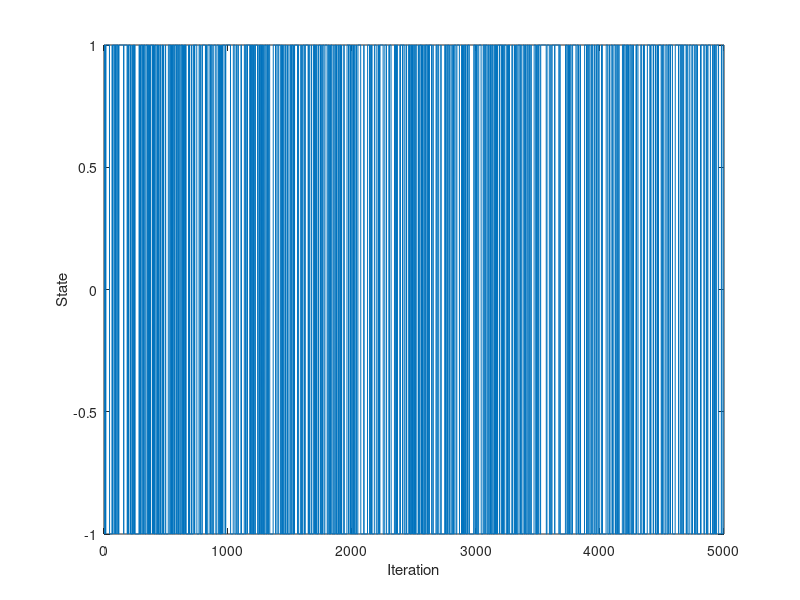

This chart was generated by the following MATLAB code: (Note: this script raises an error after producing the figure.)
%
% Time series analysis
% Computer exercise 3  
%
%
clear; 
close all;
% addpath('functions', '/data')     % Add this line to update the path
addpath('../functions', '../data')     % Add this line to update the path (Hanna)

%% Prep 1 - Kalman

% The Kalman filter

% Simulate N samples of a process to test our code
N = 1000;
A_sim = [1 -1.79 0.84];
e = 0.1*randn(N,1);
y = filter(A_sim, 1, e); % y is our simulated data (tested via pzmap that we got the poles in the right places)

% Define the state space equations
A = eye(2);
Re = [1e-6 0; 0 1e-6]; % State covariance matrix (We suspect zero values for parameters that don't change over time)
Rw = 0; % Observation variance, we think 0 for simulated data

% Set some initial values
xt_t1 = [0 0]'; % Initial state values: m0, expected value of x1 (WE CHANGED FROM xtt_1)
Rxx_1 = 10 * eye(2); % Initial state variance: Var X1, large V0 --> small trust in initial values

% Vectors to store values in
Xsave = zeros(2,N); % Stored states: For an AR(2) we have two hidden states, a1 and a2
ehat = zeros(1,N); % Prediction residual
yt1 = zeros(1,N); % One step prediction
yt2 = zeros(1,N); % Two step prediction

% The filter uses data up to time t-1 to predict value at t, then update
% using the prediction error. We start from t = 3, because we don't have
% the y values for t-3. We also stop at N - 2 as we don't have the true
% y-values for e.g. N + 1. 

for t=3:N-2
    Ct = [-y(t-1) -y(t-2)]; % C_{t | t-1}
    yhat(t) = Ct * xt_t1; % y_t{t | t-1}
    ehat(t) = y(t) - yhat(t); % e_t = y_t - y_{t | t-1}

    % Update
    Ryy = Ct * Rxx_1 * Ct' + Rw; % R^{yy}_{t | t-1}
    Kt = Rxx_1 * Ct' / Ryy; % K_t = Rxx{t| t-1} * Ct' * Ryy{t | t-1}
    xt_t = xt_t1 + Kt*ehat(t); %x_{t | t}
    Rxx = Rxx_1 - Kt * Ct * Rxx_1; % R^{xx}_{t | t}

    % Predict the next state
    xt_t1 = A * xt_t; % x_{t+1 | t}, don't forget to add B and U if needed
    Rxx_1 = A * Rxx * A' + Re; % R^{xx}_{t+1 | t}

    Xsave(:,t) = xt_t;

end

%% Prep 2 - Markov chain
clc;
close all;

% Simulate u_t where u_t is a Markov chain

% Define transition probabilities
p11 = 7/8;
p22 = 7/8;
p12 = 1/8;
p21 = 1/8; 

% Set number of interations
n = 5000;

% Preallocate a vector to store the states of the chain
u = zeros(1,n);

%Initialize state of the chain
state = 1;

% Simulate the chain
for t = 1:n
    u(t) = state; 

    % Draw a random number 
    r = rand();

    % Given state 1, transition to state 1 with prob p11
    % Given state 1, transition to state 2 with prob p12
    if state == 1 && r < p11
        state = 1; 
    elseif state == 1 && r >= p11
        state = -1;

    % Given state 2, transition to state 1 with prob p21
    % Given state 2, transition to state 2 with prob p22
    elseif state == -1 && r < p21
        state = 1;
    elseif state == -1 && r >= p21
        state = -1;

    end
end

% Plot state of chain at each iteration
plot(u)
xlabel('Iteration')
ylabel('State')

%% 2.1.1 Recursive least squares

load tar2.dat %AR(2) with one time-dependent param and one constant

load thx.dat %The correct parameter trajectories

figure(1);
subplot(211);
plot(tar2)
subplot(212);
plot(thx);


%% 2.1.2 Recursive estimation of A(z)
clc; 
close all; 


X = recursiveAR(2); %Already implemented algorithm recursive AR
X.ForgettingFactor = 1; %Setting values for parts of the algo, lambda here
X.InitialA = [1 0 0]; %Initial values of A here

for kk=1:length(tar2)
    [Aest(kk,:), yhat(kk)] = step(X, tar2(kk));
end

%Testing different values for lamdba and plotting the result -- lambda 0.9
%seems to be the best, but very volatile estimate. 

%Question: Why do we get a lower value with lambda 1 than what we should
%expect? 
figure(1);
subplot(211);
plot(Aest(:,2:3))
subplot(212);
plot(thx);

%% 2.1.3 Finding optimal lambda via least squares
clc; 
close all;

n = 100;
lambda_line = linspace(0.85,1,n); %Creating a row vector of n different lambdas between 0.85 and 1
ls2 = zeros(n,1); %Initial ls estimator
yhat = zeros(n,1); %Storage for yhat

for i = 1:length(lambda_line) %Re-run the algorithm for all different lambda estimates
    reset(X);
    X.ForgettingFactor = lambda_line(i);
    X.InitialA = [1 0 0];
    for kk = 1:length(tar2)
        [~, yhat(kk)] = step(X,tar2(kk)); 
    end
    ls2(i) = sum((tar2-yhat).^2); %Saving the least square term for each lambda

end

plot(lambda_line,ls2) %The best lambda will have the lowest ls2 value
[minls2, minindex] = min(ls2);
minlambda = lambda_line(minindex)

%% 2.2 Kalman filtering of time series
clc; 
close all;

% The Kalman filter
N = length(tar2);
y = tar2;

% Define the state space equations
A = eye(2);
Re = [0.004 0; 0 0]; % State covariance matrix (zero values for parameters that don't change over time)
Rw = 1.25; % Observation variance, we think 0 for simulated data

% Set some initial values
xt_t1 = [0 0]'; % Initial state values: m0, expected value of x1 (WE CHANGED FROM xtt_1)
Rxx_1 = 10 * eye(2); % Initial state variance: Var X1, large V0 --> small trust in initial values

% Vectors to store values in
Xsave = zeros(2,N); % Stored states: For an AR(2) we have two hidden states, a1 and a2
ehat = zeros(1,N); % Prediction residual
yt1 = zeros(1,N); % One step prediction
yt2 = zeros(1,N); % Two step prediction

% The filter uses data up to time t-1 to predict value at t, then update
% using the prediction error. We start from t = 3, because we don't have
% the y values for t-3. We also stop at N - 2 as we don't have the true
% y-values for e.g. N + 1. 

for t=3:N %Note that we're not using N-2 here. Why? 
    Ct = [-y(t-1) -y(t-2)]; % C_{t | t-1}
    yhat(t) = Ct * xt_t1; % y_t{t | t-1}
    ehat(t) = y(t) - yhat(t); % e_t = y_t - y_{t | t-1}

    % Update
    Ryy = Ct * Rxx_1 * Ct' + Rw; % R^{yy}_{t | t-1}
    Kt = Rxx_1 * Ct' / Ryy; % K_t = Rxx{t| t-1} * Ct' * Ryy{t | t-1}
    xt_t = xt_t1 + Kt*ehat(t); %x_{t | t}
    Rxx = Rxx_1 - Kt * Ct * Rxx_1; % R^{xx}_{t | t}

    % Predict the next state
    xt_t1 = A * xt_t; % x_{t+1 | t}, don't forget to add B and U if needed
    Rxx_1 = A * Rxx * A' + Re; % R^{xx}_{t+1 | t}

    Xsave(:,t) = xt_t;

end

figure(1);
subplot(211);
plot(Xsave')
subplot(212);
plot(thx);

%% 2.3 Using Kalman filter for 2-step prediction
close all;

% Simulating data
rng(0);
N = 10000;
ee = 0.1*randn(N,1);
A0 = [1 -0.8 0.2];
y = filter(1, A0, ee);

% Define the state space equations.
A = eye(2);
Re = [1e-7 0; 0 1e-7];
Rw = 0.1; %We got a better predictions with Rw = 1 and 10. 

% Set some initial values
xt_t1 = [0 0]'; % Initial state values: m0, expected value of x1 (WE CHANGED FROM xtt_1)
Rxx_1 = 10 * eye(2); % Initial state variance: Var X1, large V0 --> small trust in initial values

% Vectors to store values in
Xsave = zeros(2,N); % Stored states: For an AR(2) we have two hidden states, a1 and a2
ehat = zeros(1,N); % Prediction residual
yt1 = zeros(1,N); % One step prediction
yt2 = zeros(1,N); % Two step prediction

% The filter uses data up to time t-1 to predict value at t, then update
% using the prediction error. We start from t = 3, because we don't have
% the y values for t-3. We also stop at N - 2 as we don't have the true
% y-values for e.g. N + 1. 

for t=3:N-2 %Why N-2 and not -1?
    Ct = [-y(t-1) -y(t-2)]; % C_{t | t-1}
    yhat(t) = Ct * xt_t1; % y_t{t | t-1}
    ehat(t) = y(t) - yhat(t); % e_t = y_t - y_{t | t-1}

    % Update
    Ryy = Ct * Rxx_1 * Ct' + Rw; % R^{yy}_{t | t-1}
    Kt = Rxx_1 * Ct' / Ryy; % K_t = Rxx{t| t-1} * Ct' * Ryy{t | t-1}
    xt_t = xt_t1 + Kt*ehat(t); %x_{t | t}
    Rxx = Rxx_1 - Kt * Ct * Rxx_1; % R^{xx}_{t | t}

    % Predict the next state
    xt_t1 = A * xt_t; % x_{t+1 | t}, don't forget to add B and U if needed
    Rxx_1 = A * Rxx * A' + Re; % R^{xx}_{t+1 | t}

    % Form 2-step prediction
    Ct1 = [-y(t) -y(t-1)]; % C_{t+1 | t}
    yt1(t+1) = Ct1 * xt_t; % y_{t+1 | t} = C_{t+1|t} x_{t|t}, %this holds as 
    % x_t is assumed to be constant over time, 
    % i.e. the parameters are not changing in this case

    Ct2 = [-yt1(t+1) -y(t)]; %C_{t+2 | t} %Why does this work - having yt1 here?
    yt2(t+2) = Ct2 * xt_t; % y_{t+2|t} = C_{t+2|t} x_{t|t}
    
    Xsave(:,t) = xt_t;

end

figure(1)
plot(y(end-100-2:end-2))
hold on
plot(yt1(end-100-1:end-1),'g')
plot(yt2(end-100:end),'r')
hold off
legend('y', 'k=1', 'k=2')

figure(2)
plot(Xsave')

%Compute sum of ehat for last 200 samples, why not all? 
sum(ehat(end-200:end))
ehat1 = y(2:end)' - yt1(1:end-1);
ehat2 = y(3:end)' - yt2(1:end-2);
ehat1_sumsq = sum(ehat1(end-200:end).^2)
ehat2_sumsq = sum(ehat2(end-200:end).^2)

%% 2.4 Quality control of a process - simulate the process

% Initial values
b = 20;
sigma2e = 1;
sigma2v = 4;
N = 5000;
rng(0);

% Simulate x as an AR(1)
e = sqrt(sigma2e)*randn(N,1);
A = [1 -1];
x = filter(1, A, e);

% Simulate y = x + bu + v
v = sqrt(sigma2v)*randn(N,1);
y = zeros(N,1);

for t = 1:N
    y(t) = x(t) + b*u(t) + v(t);
end

%% 2.4 Continued, find x and b

% Define the state space equations.
A = eye(2);
Re = [1e-2 0; 0 1e-2];
Rw = 1; 

% Set some initial values
xt_t1 = [0 15]'; % Initial state values
Rxx_1 = 10 * eye(2); % Initial state variance: Var X1, large V0 --> small trust in initial values

% Vectors to store values in
Xsave = zeros(2,N); % Stored states: For an AR(2) we have two hidden states, a1 and a2
ehat = zeros(1,N); % Prediction residual

for t=2:N
    Ct = [1 u(t)]; % C_{t | t-1}
    yhat(t) = Ct * xt_t1; % y_t{t | t-1} SHOULD WE INCORPORATE Vt?
    ehat(t) = y(t) - yhat(t); % e_t = y_t - y_{t | t-1}

    % Update
    Ryy = Ct * Rxx_1 * Ct' + Rw; % R^{yy}_{t | t-1}
    Kt = Rxx_1 * Ct' / Ryy; % K_t = Rxx{t| t-1} * Ct' * Ryy{t | t-1}
    xt_t = xt_t1 + Kt*ehat(t); %x_{t | t}
    Rxx = Rxx_1 - Kt * Ct * Rxx_1; % R^{xx}_{t | t}

    % Predict the next state
    xt_t1 = A * xt_t; % x_{t+1 | t}, don't forget to add B and U if needed
    Rxx_1 = A * Rxx * A' + Re; % R^{xx}_{t+1 | t}
    
    Xsave(:,t) = xt_t;

end

figure(1);
subplot(211);
plot(Xsave')
subplot(212);
plot(x);
yline(b);

%% 2.5 Recursive temperature modelling - Plot the data
close all;
clc;
clear;

load svedala94.mat

% Plot the data
figure(1)
y = svedala94;
plot(y)
figure(2)
y = svedala94;
T1 = linspace(datenum(1994,1,1),datenum(1994,12,31), length(svedala94)); % Get months on x-axis
plot(T1,y);
datetick('x');
title('Raw data')

%% 2.5.1 Recursive temperature modelling - Differentiate
close all; 

% Remove seasonality
D = [1 zeros(1,5) -1];
y_d = filter(D, 1, y); % Differentiate temperature with nabla 6
y_d = y_d(length(D):end); % Remove initial samples
T = linspace(datenum(1994,1,1),datenum(1994,12,31),length(y_d)); % Get months for x-axis

%Plot the data
figure(2)
plot(T,y_d)
datetick('x');
title('Differentiated data')

%% 2.5.2 Recursive temperature modelling - Fit ARMA
close all; 

% Fit ARMA(2,2) Do this for (i) entire year, (ii) January to March, (iii) June to August 
th = armax(y_d ,[2 2]);
th_winter = armax( y_d(1:540) ,[2 2]);
th_summer = armax( y_d(907:1458) ,[2 2]);

present(th)
present(th_winter)
present(th_summer) % Ma(2) not significant, much higher FPE

%% 2.5.3 recursiveARMA

% Polynomials from 2.5.2 
X = recursiveARMA([2 2]);
X.InitialA = [1 th_winter.A(2:end)];        % Use the parameters from winter as initial guess
X.InitialC = [1 th_winter.C(2:end)];        % Use the parameters from winter as initial guess
X.ForgettingFactor = 0.99;
for k=1:length( y_d )
    [Aest(k,:) ,Cest(k,:) ,yhat(k)] = step( X, y_d(k) );
end

subplot 311
plot(T1, svedala94 );
datetick( 'x')
subplot 312
plot(Aest(: ,2:3))
hold on
plot(repmat(th_winter.A(2:end),[length(y_d) 1]),'g:'); 
plot(repmat(th_summer.A(2:end),[length(y_d) 1]),'r:'); 
axis tight
title('A est')
hold off
subplot 313 
plot(Cest(:,2:3))
hold on
plot(repmat(th_winter.C(2:end),[length(y_d) 1]),'g:'); 
plot(repmat(th_summer.C(2:end),[length(y_d) 1]),'r:'); 
axis tight
title('C est')
hold off

% Does it converge to the same values as 
% A polynomial close to summer polynomial during months and converges to
% winter polynomial in the end
% C polynomial is not as good during summer months - makes sense as this
% was not that good of a model (high FPE)
% Yes th_winter and th_summer seem to be different proceess

%% 2.6 Recursive temperature modeling, ARMAX
clear; 
close all; 

% Looking at one part of data and removing the (constant) mean 
load svedala94
y = svedala94(850:1100);
figure(1)
plot(y)
axis tight
y_m = y - mean(y);
figure(2)
plot(y_m)
axis tight

%% 2.6.2 Signusoidal input ARMAX
close all;
% Instead of differentiation will use sinusoidal signal as input. 
% since the phase of the oscillation is unknown, we will use a combination 
% of a sine and a cosine signals.

t = (1:length(y_m))';
U = [sin(2*pi*t/6) cos(2*pi*t/6)];
% U = [sin(2*pi*t/6)];
Z = iddata(y_m,U);          % Data object of the data and the sinusoidal signal (input and data)
model = [3 [1 1] 4 [0 0]];  
% model = [3 [1] 4 [0]];   
       % [na [nb1 nb2] nc [nk1 nk2]];     
       % nb is coefficent before input signal (here cosinus and sinus)
       % nk is the shift (in this calse zero) 

% Estimate the coefficients for the sines and cosines 
thx = armax(Z,model);

hold on
plot(y_m)
plot(U.*cell2mat(thx.b)) % Plotting the seasonal function
% plot(U.*thx.b) % Plotting the seasonal function
axis tight
hold off 

%% 2.6.3 Varying mean - Signusoidal input ARMAX
close all; 

U = [sin(2*pi*t/6) cos(2*pi*t/6) ones(size(t))]; % the ones are for removing the mean 
Z = iddata(y_m, U);   % data and input data
m0 = [thx.A(2:end) cell2mat(thx.B) 0 thx.C(2:end)];  % is the 0 for adding one more input? 
Re = diag([0 0 0 0 0 1 0 0 0 0]); % only time dependent coefficient is the mean,
                                 % if lth diagonal index of Re is non-zero, 
                                 % it is assumed to vary over time, otherwise not.
model = [3 [1 1 1] 4 0 [0 0 0] [1 1 1]];    % here nk is 1 1 1 insted of 0  as given in instructions (limitations in rpem)
[thr, yhat] = rpem(Z, model, 'kf', Re, m0);

%% 2.6.4 Construct part of the temperature that is due to the varying mean and sine/cosine signals 
close all; 

m = thr(:,6);       % our varying mean
a = thr(end,4);     % converged value of sinuscoefficient
b = thr(end,5);     % converged value of cosinuscoefficient
y_mean = m + a*U(:,1)+b*U(: ,2); 
y_mean = [0; y_mean(1:end-1)];

hold on
plot(y_m)
plot(y_mean)
hold off

%% 2.6.5 Modelling using entire year
clear;
close all; 
load svedala94.mat;
y = svedala94; 
y = y-y(1);

% Remove seasonality (from 2.5)
% D = [1 zeros(1,5) -1];
% y_d = filter(D, 1, y); % Differentiate temperature with nabla 6
% y_d = y_d(length(D):end); % Remove initial samples

%% 2.6.5 Create Initial model (to get starting values, now constant mean) 
t = (1:length(y))';
U = [sin(2*pi*t/6) cos(2*pi*t/6)];
Z = iddata(y,U);          % Data object of the data and the sinusoidal signal (input and data)
model = [3 [1 1] 4 [0 0]];  

thx = armax(Z,model);     % Estimate the coefficients for the sines and cosines 

hold on
plot(y)
plot(U.*cell2mat(thx.b))  % Plotting the seasonal function
axis tight
hold off  

%% 2.6.5 Varying the mean 
close all;

U = [sin(2*pi*t/6) cos(2*pi*t/6) ones(size(t))]; % the ones are for removing the mean 
Z = iddata(y, U);   % data and input data
m0 = [thx.A(2:end) cell2mat(thx.B) 0 thx.C(2:end)];  % is the 0 for adding one more input? 
Re = diag([0 0 0 0 0 1 0 0 0 0]); 
[thr, yhat] = rpem(Z, model, 'kf', Re, m0);
